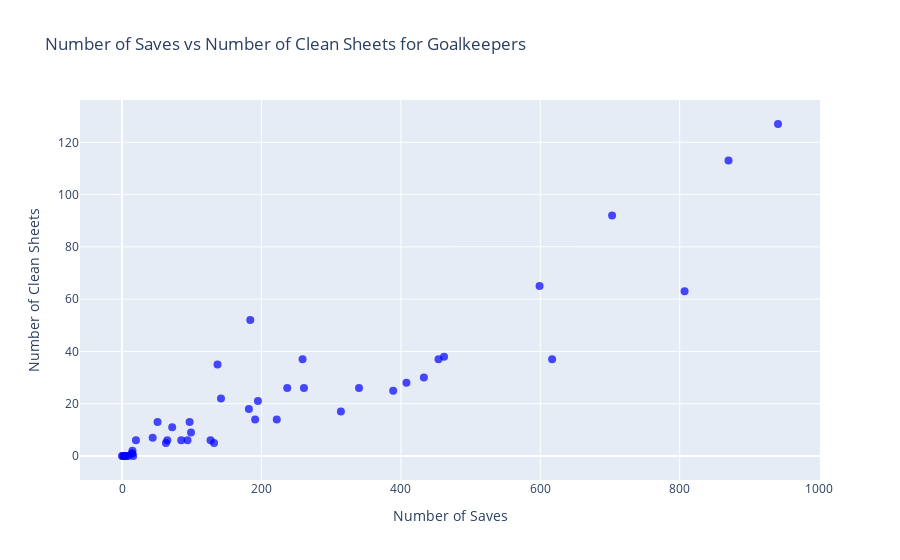

Notebook code for this chart:
### Markdown cell above
It is interesting to check the correlation between the number of saves and the number of clean sheets.

### Code cell
goalkeepers_df = df[df['Position'] == 'Goalkeeper']

fig = go.Figure(data=go.Scatter(
    x=goalkeepers_df['Saves'],
    y=goalkeepers_df['Clean sheets'],
    mode='markers',
    marker=dict(
        size=8,
        color='blue',
        opacity=0.7
    ),
    text=goalkeepers_df['Name'],
    hovertemplate=
    '<b>%{text}</b><br>' +
    'Saves: %{x}<br>' +
    'Clean Sheets: %{y}<br>'
))

fig.update_layout(
    title='Number of Saves vs Number of Clean Sheets for Goalkeepers',
    xaxis_title='Number of Saves',
    yaxis_title='Number of Clean Sheets',
    showlegend=False
)

fig.show()

### Figure 1 — Plotly figure (JSON) as saved in the notebook; plotly's stock layout.template omitted (floating-point values rounded to 4 significant figures)
{"data": [{"hovertemplate": "<b>%{text}</b><br>Saves: %{x}<br>Clean Sheets: %{y}<br>", "marker": {"color": "blue", "opacity": 0.7, "size": 8}, "mode": "markers", "text": ["Bernd Leno", "Tom Heaton", "Jed Steer", "Ørjan Nyland", "Emiliano Martínez", "Mat Ryan", "Nick Pope", "Will Norris", "Kepa Arrizabalaga", "Willy Caballero", "Wayne Hennessey", "Vicente Guaita", "Jordan Pickford", "Jonas Lössl", "Marek Rodák", "Fabri", "Alphonse Areola", "Kasper Schmeichel", "Danny Ward", "Eldin Jakupovic", "Loris Karius", "Alisson", "Adrián", "Ederson", "Scott Carson", "David de Gea", "Lee Grant", "Sergio Romero", "Dean Henderson", "Martin Dubravka", "Karl Darlow", "Simon Moore", "Aaron Ramsdale", "Alex McCarthy", "Angus Gunn", "Fraser Forster", "Hugo Lloris", "Paulo Gazzaniga", "Joe Hart", "Sam Johnstone", "David Button", "Lukasz Fabianski", "David Martin", "Darren Randolph", "Rui Patrício", "John Ruddy"], "type": "scatter", "x": [222, 408, 2, 15, 44, 340, 237, 0, 142, 72, 617, 182, 462, 191, 2, 16, 3, 599, 9, 94, 51, 137, 454, 184, 433, 870, 99, 20, 97, 261, 65, 5, 132, 314, 63, 259, 703, 127, 941, 6, 14, 807, 15, 85, 195, 389], "y": [14, 28, 0, 1, 7, 26, 26, 0, 22, 11, 37, 18, 38, 14, 0, 0, 0, 65, 0, 6, 13, 35, 37, 52, 30, 113, 9, 6, 13, 26, 6, 0, 5, 17, 5, 37, 92, 6, 127, 0, 1, 63, 2, 6, 21, 25]}], "layout": {"showlegend": false, "title": {"text": "Number of Saves vs Number of Clean Sheets for Goalkeepers"}, "xaxis": {"title": {"text": "Number of Saves"}}, "yaxis": {"title": {"text": "Number of Clean Sheets"}}}}
